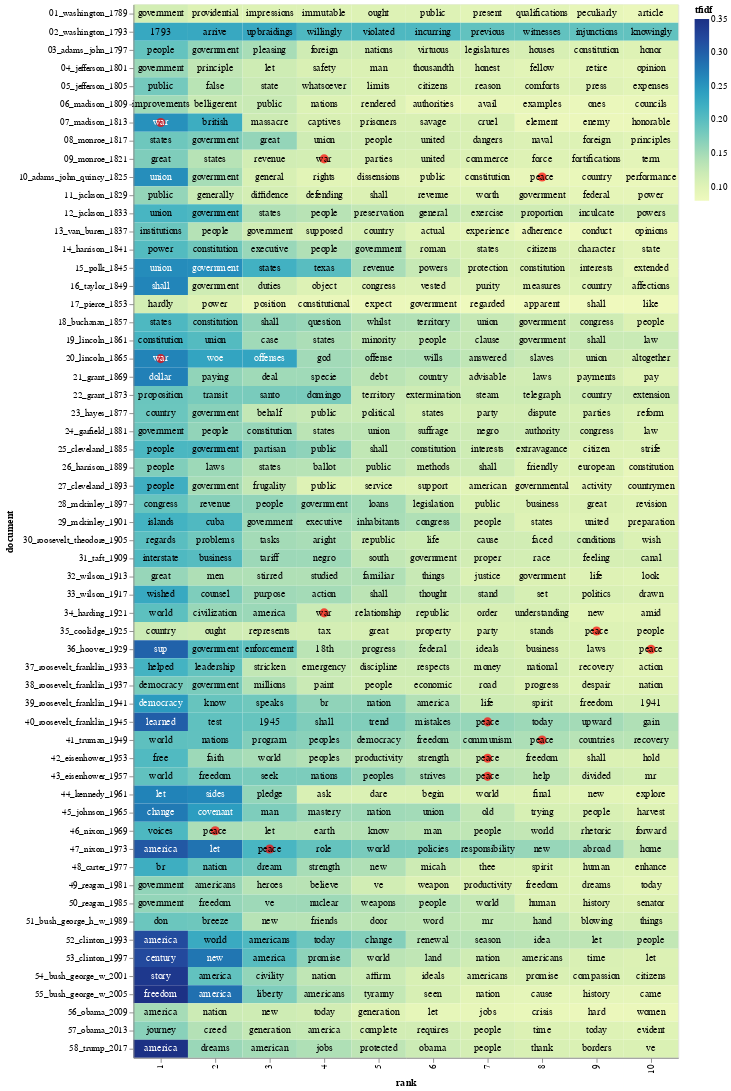

The cell this chart's notebook holds for it:
### Code cell
# Preparing a heatmap that shows the highest TF-IDF scoring words for each president, and we had added a red dot next to two terms of interest: "war" and "peace".
import altair as alt
import numpy as np

# Terms in this list will get a red dot in the visualization
term_list = ['war', 'peace']

# adding a little randomness to break ties in term ranking
top_tfidf_plusRand = top_tfidf.copy()
top_tfidf_plusRand['tfidf'] = top_tfidf_plusRand['tfidf'] + np.random.rand(top_tfidf.shape[0])*0.0001

# base for all visualizations, with rank calculation
base = alt.Chart(top_tfidf_plusRand).encode(
    x = 'rank:O',
    y = 'document:N'
).transform_window(
    rank = "rank()",
    sort = [alt.SortField("tfidf", order="descending")],
    groupby = ["document"],
)

# heatmap specification
heatmap = base.mark_rect().encode(
    color = 'tfidf:Q'
)

# red circle over terms in above list
circle = base.mark_circle(size=100).encode(
    color = alt.condition(
        alt.FieldOneOfPredicate(field='term', oneOf=term_list),
        alt.value('red'),
        alt.value('#FFFFFF00')
    )
)

# text labels, white for darker heatmap colors
text = base.mark_text(baseline='middle').encode(
    text = 'term:N',
    color = alt.condition(alt.datum.tfidf >= 0.23, alt.value('white'), alt.value('black'))
)

# display the three superimposed visualizations
(heatmap + circle + text).properties(width = 600)

### Figure 1 — Vega-Lite specification as saved in the notebook (floating-point values rounded to 4 significant figures; data arrays with more than 128 entries replaced by an {"elided": "..."} marker saying what was removed)
{"config": {"view": {"continuousWidth": 400, "continuousHeight": 300}}, "layer": [{"mark": "rect", "encoding": {"color": {"field": "tfidf", "type": "quantitative"}, "x": {"field": "rank", "type": "ordinal"}, "y": {"field": "document", "type": "nominal"}}, "transform": [{"window": [{"op": "rank", "field": "", "as": "rank"}], "groupby": ["document"], "sort": [{"field": "tfidf", "order": "descending"}]}]}, {"mark": {"type": "circle", "size": 100}, "encoding": {"color": {"condition": {"value": "red", "test": {"field": "term", "oneOf": ["war", "peace"]}}, "value": "#FFFFFF00"}, "x": {"field": "rank", "type": "ordinal"}, "y": {"field": "document", "type": "nominal"}}, "transform": [{"window": [{"op": "rank", "field": "", "as": "rank"}], "groupby": ["document"], "sort": [{"field": "tfidf", "order": "descending"}]}]}, {"mark": {"type": "text", "baseline": "middle"}, "encoding": {"color": {"condition": {"value": "white", "test": "(datum.tfidf >= 0.23)"}, "value": "black"}, "text": {"field": "term", "type": "nominal"}, "x": {"field": "rank", "type": "ordinal"}, "y": {"field": "document", "type": "nominal"}}, "transform": [{"window": [{"op": "rank", "field": "", "as": "rank"}], "groupby": ["document"], "sort": [{"field": "tfidf", "order": "descending"}]}]}], "data": {"name": "data-9ac6159049dfce87f6593570b32208de"}, "width": 600, "$schema": "https://vega.github.io/schema/vega-lite/v4.17.0.json", "datasets": {"data-9ac6159049dfce87f6593570b32208de": {"elided": "580 records"}}}
